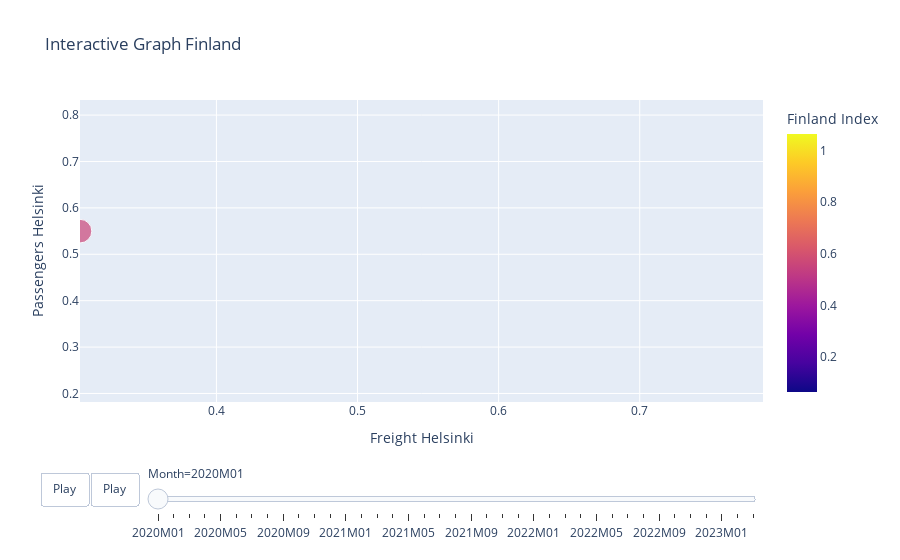

This figure's notebook cell:
### Code cell
fig = px.scatter(
    merged_data_CapitalCS,
    x="Freight Helsinki",
    y="Passengers Helsinki",
    animation_frame="Month",
    hover_name="Month",
    color="Finland Index",
    size="Finland Index",
    title="Interactive Graph Finland",
    labels={"Freight Helsinki": "Freight Helsinki", "Passengers Helsinki": "Passengers Helsinki"},
    range_x=[merged_data_CapitalCS["Freight Helsinki"].min(), merged_data_CapitalCS["Freight Helsinki"].max()],
    range_y=[merged_data_CapitalCS["Passengers Helsinki"].min(), merged_data_CapitalCS["Passengers Helsinki"].max()],
    color_continuous_scale="Plasma",
)

# Adjust animation speed
fig.update_layout(updatemenus=[dict(type='buttons', showactive=False, buttons=[dict(label='Play',
                                method='animate', args=[None, dict(frame=dict(duration=1000, redraw=True), fromcurrent=True)])])])

# Show the figure
fig.show()

### Figure 1 — Plotly figure (JSON) as saved in the notebook; plotly's stock layout.template omitted (floating-point values rounded to 4 significant figures)
{"data": [{"hovertemplate": "<b>%{hovertext}</b><br><br>Month=2020M01<br>Freight Helsinki=%{x}<br>Passengers Helsinki=%{y}<br>Finland Index=%{marker.color}<extra></extra>", "hovertext": ["2020M01"], "legendgroup": "", "marker": {"color": [0.5641], "coloraxis": "coloraxis", "size": [0.5641], "sizemode": "area", "sizeref": 0.002018, "symbol": "circle"}, "mode": "markers", "name": "", "orientation": "v", "showlegend": false, "type": "scatter", "x": [0.3033], "xaxis": "x", "y": [0.5499], "yaxis": "y"}], "layout": {"coloraxis": {"colorbar": {"title": {"text": "Finland Index"}}, "colorscale": [[0, "#0d0887"], [0.1111, "#46039f"], [0.2222, "#7201a8"], [0.3333, "#9c179e"], [0.4444, "#bd3786"], [0.5556, "#d8576b"], [0.6667, "#ed7953"], [0.7778, "#fb9f3a"], [0.8889, "#fdca26"], [1, "#f0f921"]]}, "legend": {"itemsizing": "constant", "tracegroupgap": 0}, "sliders": [{"active": 0, "currentvalue": {"prefix": "Month="}, "len": 0.9, "pad": {"b": 10, "t": 60}, "steps": [{"args": [["2020M01"], {"frame": {"duration": 0, "redraw": false}, "fromcurrent": true, "mode": "immediate", "transition": {"duration": 0, "easing": "linear"}}], "label": "2020M01", "method": "animate"}, {"args": [["2020M02"], {"frame": {"duration": 0, "redraw": false}, "fromcurrent": true, "mode": "immediate", "transition": {"duration": 0, "easing": "linear"}}], "label": "2020M02", "method": "animate"}, {"args": [["2020M03"], {"frame": {"duration": 0, "redraw": false}, "fromcurrent": true, "mode": "immediate", "transition": {"duration": 0, "easing": "linear"}}], "label": "2020M03", "method": "animate"}, {"args": [["2020M04"], {"frame": {"duration": 0, "redraw": false}, "fromcurrent": true, "mode": "immediate", "transition": {"duration": 0, "easing": "linear"}}], "label": "2020M04", "method": "animate"}, {"args": [["2020M05"], {"frame": {"duration": 0, "redraw": false}, "fromcurrent": true, "mode": "immediate", "transition": {"duration": 0, "easing": "linear"}}], "label": "2020M05", "method": "animate"}, {"args": [["2020M06"], {"frame": {"duration": 0, "redraw": false}, "fromcurrent": true, "mode": "immediate", "transition": {"duration": 0, "easing": "linear"}}], "label": "2020M06", "method": "animate"}, {"args": [["2020M07"], {"frame": {"duration": 0, "redraw": false}, "fromcurrent": true, "mode": "immediate", "transition": {"duration": 0, "easing": "linear"}}], "label": "2020M07", "method": "animate"}, {"args": [["2020M08"], {"frame": {"duration": 0, "redraw": false}, "fromcurrent": true, "mode": "immediate", "transition": {"duration": 0, "easing": "linear"}}], "label": "2020M08", "method": "animate"}, {"args": [["2020M09"], {"frame": {"duration": 0, "redraw": false}, "fromcurrent": true, "mode": "immediate", "transition": {"duration": 0, "easing": "linear"}}], "label": "2020M09", "method": "animate"}, {"args": [["2020M10"], {"frame": {"duration": 0, "redraw": false}, "fromcurrent": true, "mode": "immediate", "transition": {"duration": 0, "easing": "linear"}}], "label": "2020M10", "method": "animate"}, {"args": [["2020M11"], {"frame": {"duration": 0, "redraw": false}, "fromcurrent": true, "mode": "immediate", "transition": {"duration": 0, "easing": "linear"}}], "label": "2020M11", "method": "animate"}, {"args": [["2020M12"], {"frame": {"duration": 0, "redraw": false}, "fromcurrent": true, "mode": "immediate", "transition": {"duration": 0, "easing": "linear"}}], "label": "2020M12", "method": "animate"}, {"args": [["2021M01"], {"frame": {"duration": 0, "redraw": false}, "fromcurrent": true, "mode": "immediate", "transition": {"duration": 0, "easing": "linear"}}], "label": "2021M01", "method": "animate"}, {"args": [["2021M02"], {"frame": {"duration": 0, "redraw": false}, "fromcurrent": true, "mode": "immediate", "transition": {"duration": 0, "easing": "linear"}}], "label": "2021M02", "method": "animate"}, {"args": [["2021M03"], {"frame": {"duration": 0, "redraw": false}, "fromcurrent": true, "mode": "immediate", "transition": {"duration": 0, "easing": "linear"}}], "label": "2021M03", "method": "animate"}, {"args": [["2021M04"], {"frame": {"duration": 0, "redraw": false}, "fromcurrent": true, "mode": "immediate", "transition": {"duration": 0, "easing": "linear"}}], "label": "2021M04", "method": "animate"}, {"args": [["2021M05"], {"frame": {"duration": 0, "redraw": false}, "fromcurrent": true, "mode": "immediate", "transition": {"duration": 0, "easing": "linear"}}], "label": "2021M05", "method": "animate"}, {"args": [["2021M06"], {"frame": {"duration": 0, "redraw": false}, "fromcurrent": true, "mode": "immediate", "transition": {"duration": 0, "easing": "linear"}}], "label": "2021M06", "method": "animate"}, {"args": [["2021M07"], {"frame": {"duration": 0, "redraw": false}, "fromcurrent": true, "mode": "immediate", "transition": {"duration": 0, "easing": "linear"}}], "label": "2021M07", "method": "animate"}, {"args": [["2021M08"], {"frame": {"duration": 0, "redraw": false}, "fromcurrent": true, "mode": "immediate", "transition": {"duration": 0, "easing": "linear"}}], "label": "2021M08", "method": "animate"}, {"args": [["2021M09"], {"frame": {"duration": 0, "redraw": false}, "fromcurrent": true, "mode": "immediate", "transition": {"duration": 0, "easing": "linear"}}], "label": "2021M09", "method": "animate"}, {"args": [["2021M10"], {"frame": {"duration": 0, "redraw": false}, "fromcurrent": true, "mode": "immediate", "transition": {"duration": 0, "easing": "linear"}}], "label": "2021M10", "method": "animate"}, {"args": [["2021M11"], {"frame": {"duration": 0, "redraw": false}, "fromcurrent": true, "mode": "immediate", "transition": {"duration": 0, "easing": "linear"}}], "label": "2021M11", "method": "animate"}, {"args": [["2021M12"], {"frame": {"duration": 0, "redraw": false}, "fromcurrent": true, "mode": "immediate", "transition": {"duration": 0, "easing": "linear"}}], "label": "2021M12", "method": "animate"}, {"args": [["2022M01"], {"frame": {"duration": 0, "redraw": false}, "fromcurrent": true, "mode": "immediate", "transition": {"duration": 0, "easing": "linear"}}], "label": "2022M01", "method": "animate"}, {"args": [["2022M02"], {"frame": {"duration": 0, "redraw": false}, "fromcurrent": true, "mode": "immediate", "transition": {"duration": 0, "easing": "linear"}}], "label": "2022M02", "method": "animate"}, {"args": [["2022M03"], {"frame": {"duration": 0, "redraw": false}, "fromcurrent": true, "mode": "immediate", "transition": {"duration": 0, "easing": "linear"}}], "label": "2022M03", "method": "animate"}, {"args": [["2022M04"], {"frame": {"duration": 0, "redraw": false}, "fromcurrent": true, "mode": "immediate", "transition": {"duration": 0, "easing": "linear"}}], "label": "2022M04", "method": "animate"}, {"args": [["2022M05"], {"frame": {"duration": 0, "redraw": false}, "fromcurrent": true, "mode": "immediate", "transition": {"duration": 0, "easing": "linear"}}], "label": "2022M05", "method": "animate"}, {"args": [["2022M06"], {"frame": {"duration": 0, "redraw": false}, "fromcurrent": true, "mode": "immediate", "transition": {"duration": 0, "easing": "linear"}}], "label": "2022M06", "method": "animate"}, {"args": [["2022M07"], {"frame": {"duration": 0, "redraw": false}, "fromcurrent": true, "mode": "immediate", "transition": {"duration": 0, "easing": "linear"}}], "label": "2022M07", "method": "animate"}, {"args": [["2022M08"], {"frame": {"duration": 0, "redraw": false}, "fromcurrent": true, "mode": "immediate", "transition": {"duration": 0, "easing": "linear"}}], "label": "2022M08", "method": "animate"}, {"args": [["2022M09"], {"frame": {"duration": 0, "redraw": false}, "fromcurrent": true, "mode": "immediate", "transition": {"duration": 0, "easing": "linear"}}], "label": "2022M09", "method": "animate"}, {"args": [["2022M10"], {"frame": {"duration": 0, "redraw": false}, "fromcurrent": true, "mode": "immediate", "transition": {"duration": 0, "easing": "linear"}}], "label": "2022M10", "method": "animate"}, {"args": [["2022M11"], {"frame": {"duration": 0, "redraw": false}, "fromcurrent": true, "mode": "immediate", "transition": {"duration": 0, "easing": "linear"}}], "label": "2022M11", "method": "animate"}, {"args": [["2022M12"], {"frame": {"duration": 0, "redraw": false}, "fromcurrent": true, "mode": "immediate", "transition": {"duration": 0, "easing": "linear"}}], "label": "2022M12", "method": "animate"}, {"args": [["2023M01"], {"frame": {"duration": 0, "redraw": false}, "fromcurrent": true, "mode": "immediate", "transition": {"duration": 0, "easing": "linear"}}], "label": "2023M01", "method": "animate"}, {"args": [["2023M02"], {"frame": {"duration": 0, "redraw": false}, "fromcurrent": true, "mode": "immediate", "transition": {"duration": 0, "easing": "linear"}}], "label": "2023M02", "method": "animate"}, {"args": [["2023M03"], {"frame": {"duration": 0, "redraw": false}, "fromcurrent": true, "mode": "immediate", "transition": {"duration": 0, "easing": "linear"}}], "label": "2023M03", "method": "animate"}], "x": 0.1, "xanchor": "left", "y": 0, "yanchor": "top"}], "title": {"text": "Interactive Graph Finland"}, "updatemenus": [{"buttons": [{"args": [null, {"frame": {"duration": 1000, "redraw": true}, "fromcurrent": true}], "label": "Play", "method": "animate"}, {"args": [null, {"frame": {"duration": 1000, "redraw": true}, "fromcurrent": true}], "label": "Play", "method": "animate"}], "direction": "left", "pad": {"r": 10, "t": 70}, "showactive": false, "type": "buttons", "x": 0.1, "xanchor": "right", "y": 0, "yanchor": "top"}], "xaxis": {"anchor": "y", "domain": [0, 1], "range": [0.3033, 0.7874], "title": {"text": "Freight Helsinki"}}, "yaxis": {"anchor": "x", "domain": [0, 1], "range": [0.1816, 0.8325], "title": {"text": "Passengers Helsinki"}}}}
